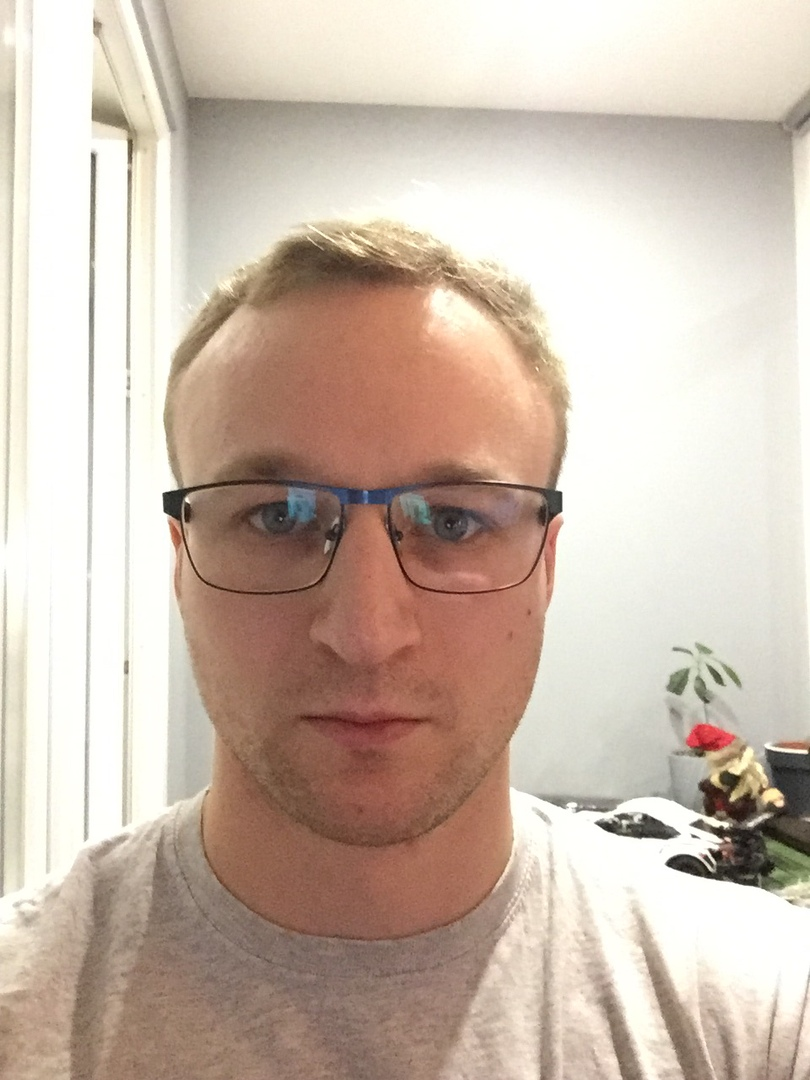
#> input picture Vorontsov_IST2/3/images/image.jpg, 810 x 1080 px
$ python M20-IST2_VorontsovN_lab_3.py
#> lines starting #> are read from the running program, lines starting #| are printed output that depends on the picture; after the words box and inside, x2 and y2 are one past the last pixel; in counts of white or black regions, pixels touching at a corner belong together
import time

import cv2

if __name__ == "__main__":

    eyes_cascade = cv2.CascadeClassifier("./dataset/haarcascade_eye.xml")
    for i in range(1, 29):
        photo = cv2.imread("./images/image.jpg")
#> photo is the input picture: shape (1080, 810, 3); mean B, G, R 172.9, 186.7, 204
        gray = cv2.cvtColor(photo, cv2.COLOR_BGR2GRAY)
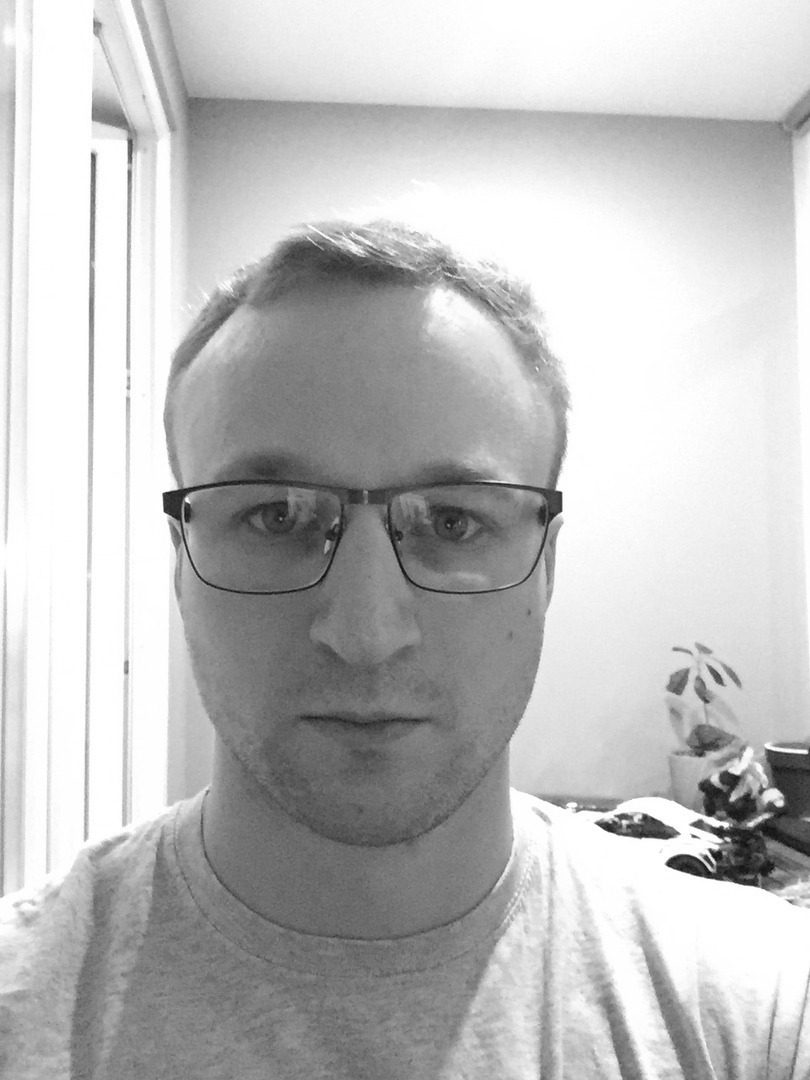
#> gray: shape (1080, 810); min 13, max 255, mean 190.3
        start = time.time()
        scale_factor = 1.1 + 0.1 * i
        eyes = eyes_cascade.detectMultiScale(gray, scale_factor, 10)
#> eyes = [[224, 482, 76, 76], [399, 471, 101, 101]]
        end = time.time()
        for (x, y, w, h) in eyes:
            photo = cv2.rectangle(photo, (x, y), (x + w, y + h), (0, 255, 0), 2)
            cv2.putText(photo, str(end - start), (25, 50), cv2.FONT_HERSHEY_SIMPLEX, 0.9, (36, 255, 12), 2)
            cv2.putText(photo, "Scale factor:" + str(scale_factor), (25, 75), cv2.FONT_HERSHEY_SIMPLEX, 0.9, (36, 255, 12), 2)
            roi_gray = gray[y: y + h, x: x + w]
            roi_color = photo[y: y + h, x: x + w]
#> this loop made 2 passes
#> pass 1, `photo = cv2.rectangle(photo, (x, y), (x + w, y + h), (0, 255, 0), 2)`:
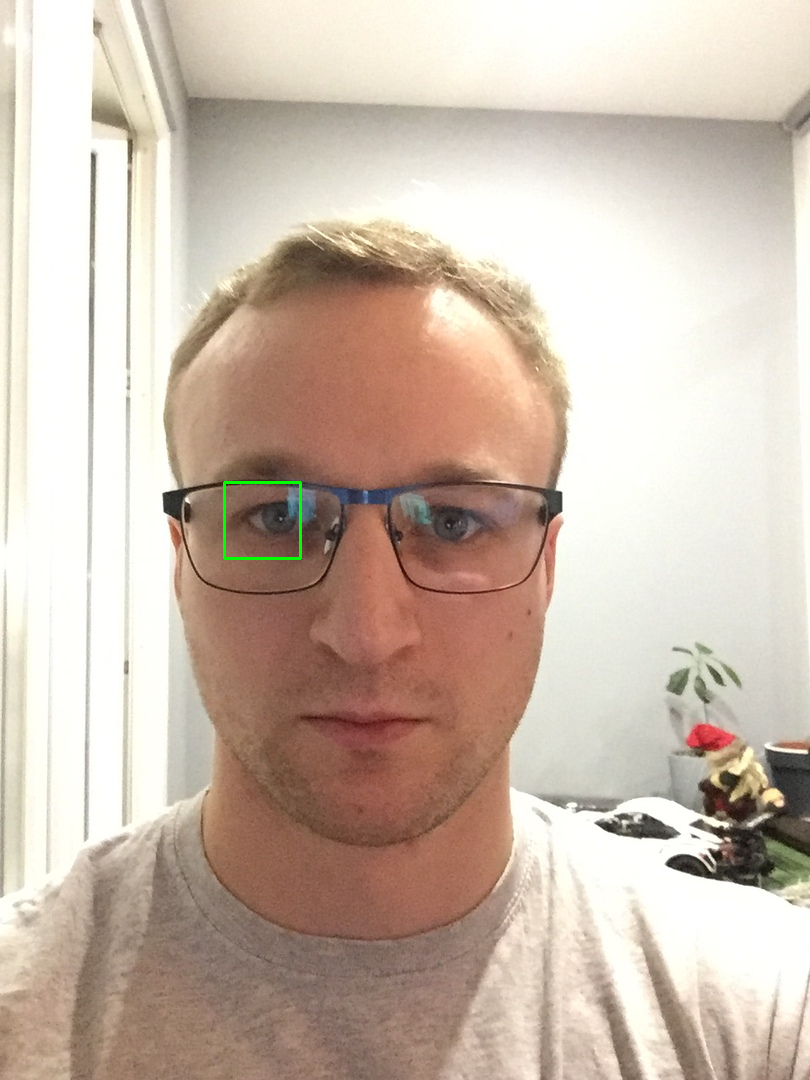
#> photo: shape (1080, 810, 3); 0.1% of pixels changed, all inside (x1, y1, x2, y2) = (223, 481, 302, 560)
#> pass 1, `roi_gray = gray[y: y + h, x: x + w]`:
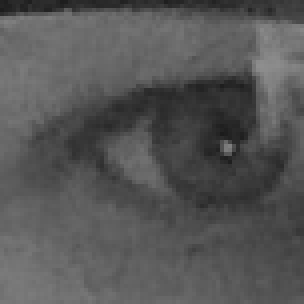
#> roi_gray: shape (76, 76) (shown 4 times larger); min 27, max 142, mean 86.1
#> pass 1, `roi_color = photo[y: y + h, x: x + w]`:
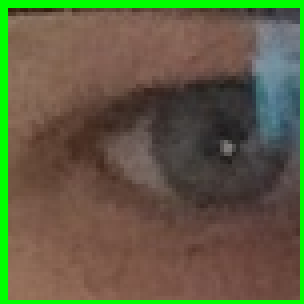
#> roi_color: shape (76, 76, 3) (shown 4 times larger); mean B, G, R 66.2, 94.2, 95.3
#> pass 2, `photo = cv2.rectangle(photo, (x, y), (x + w, y + h), (0, 255, 0), 2)`:
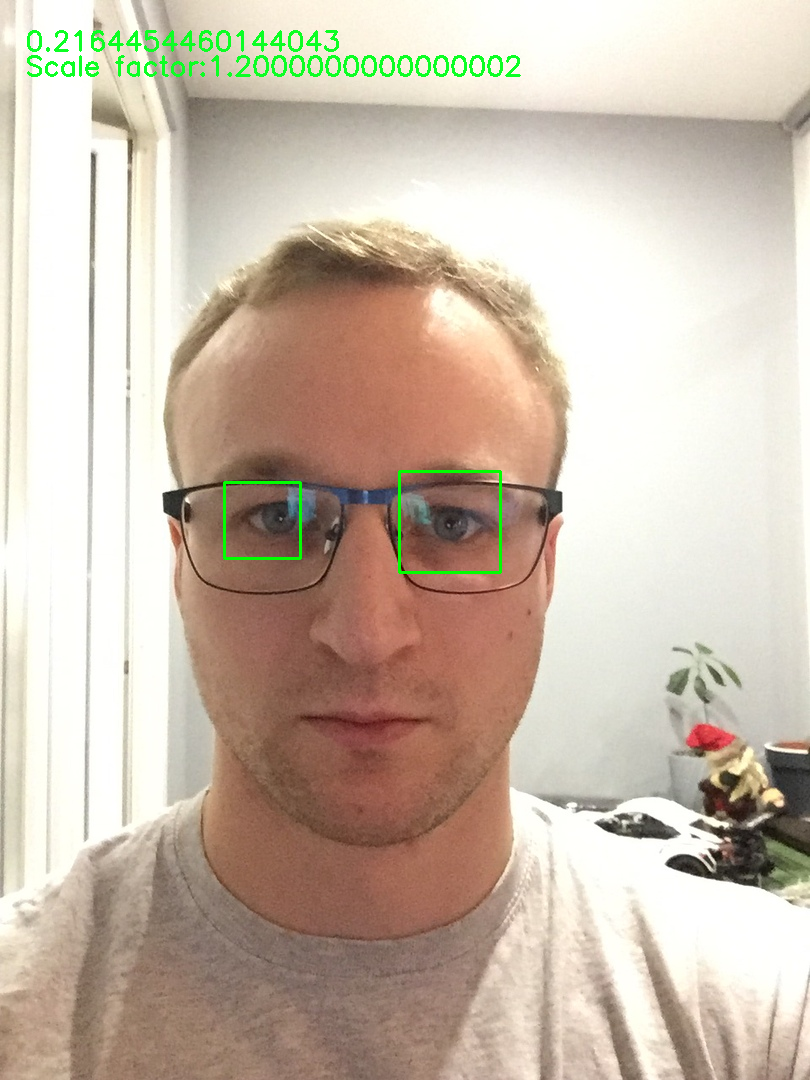
#> photo: shape (1080, 810, 3); 0.84% of pixels changed, all inside (x1, y1, x2, y2) = (27, 30, 521, 574)

        if len(eyes) == 0:
            cv2.putText(photo, "Nothing was found", (25, 50), cv2.FONT_HERSHEY_SIMPLEX, 0.9, (0, 0, 255), 2)
            cv2.putText(photo, "Scale factor:" +  str(scale_factor), (25, 75), cv2.FONT_HERSHEY_SIMPLEX, 0.9, (0, 0, 255), 2)

        cv2.imshow("photo", photo)
        cv2.imwrite(f"new-image-{i}.png", photo)
        cv2.waitKey(0)
        cv2.destroyAllWindows()
